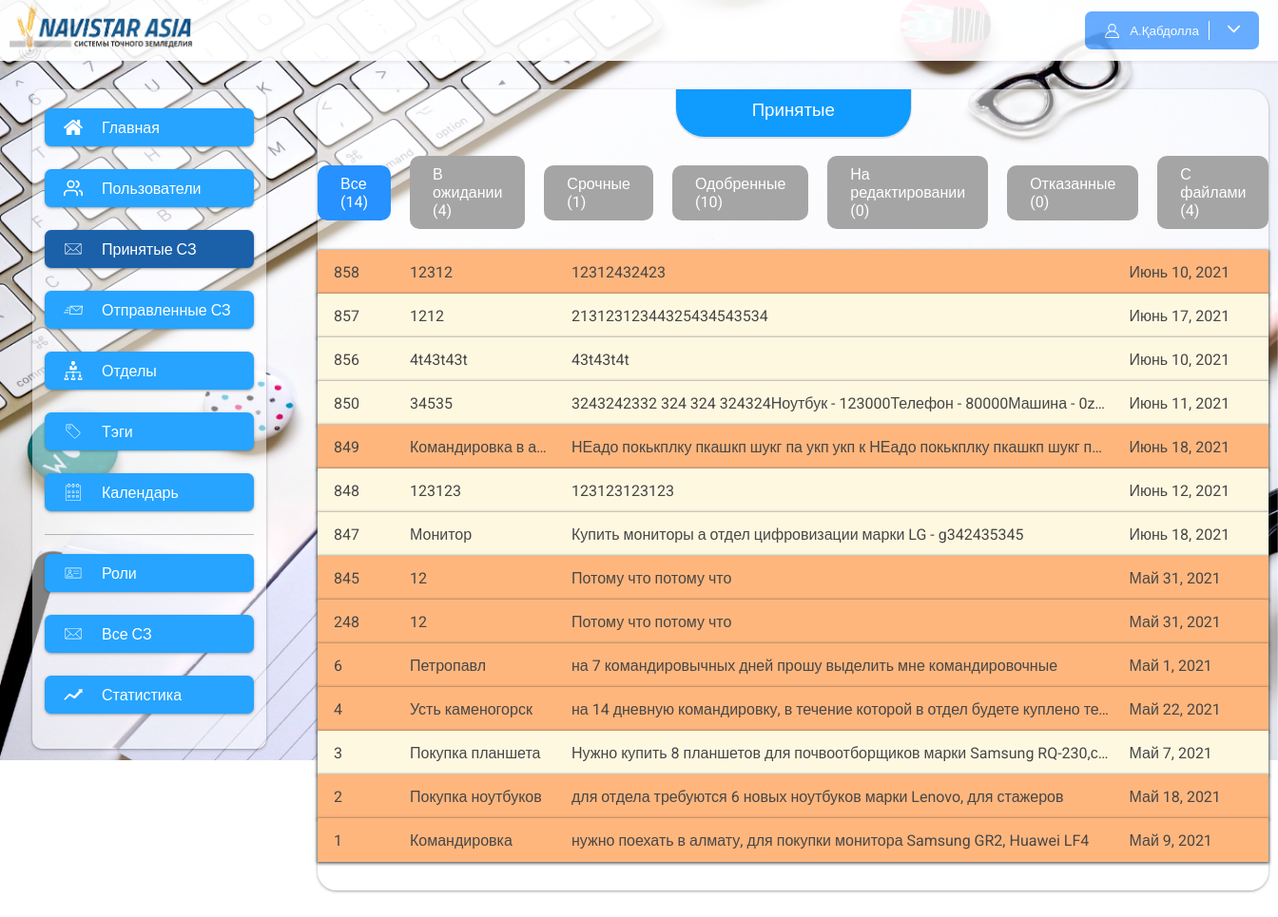
Page /my-notes (signed in) on the earlier database version.
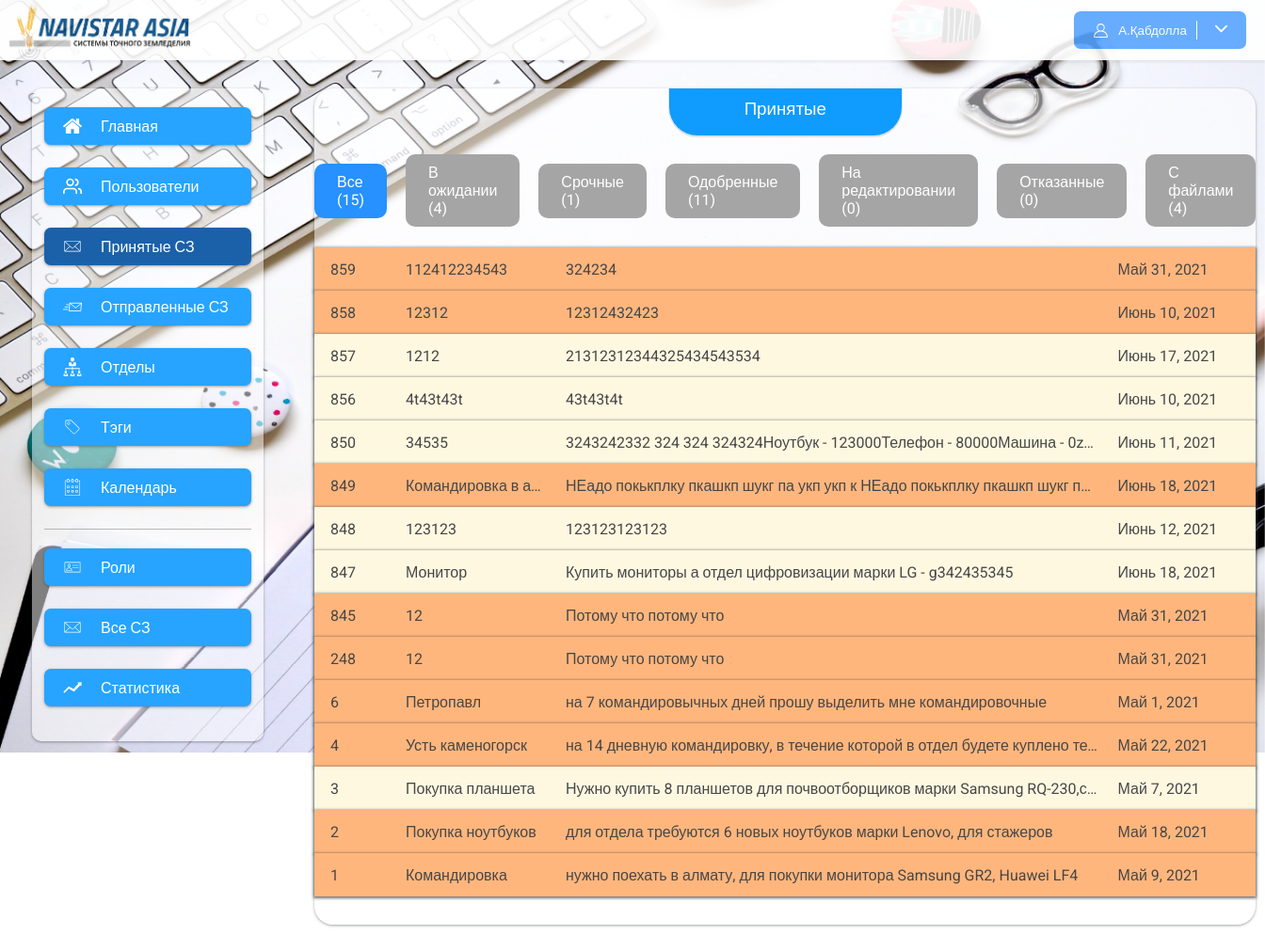
Same page on the later database version.
### app/models.py (models this page shows, shortened)
class NoteUsers(models.Model):
    user = models.ForeignKey(User, on_delete=models.CASCADE, related_name="note")
    note = models.ForeignKey(ServiceNote, on_delete=models.CASCADE, related_name="users")
    index = models.IntegerField(null=True, blank=True)
    comment = models.TextField(null=True, blank=True)
    status = models.CharField(max_length=200,choices=statuses, null=True, blank=True)
    date_create = models.DateTimeField(auto_now=True, null=True, blank=True)
    is_read = models.BooleanField(default=False)
    date_read = models.DateTimeField(null=True, blank=True)
    class Meta:
        verbose_name = "Подписывающий"
        verbose_name_plural = "Подписывающие"

class ServiceNote(models.Model):
    user = models.ForeignKey(User, null=True, blank=True, on_delete=models.CASCADE, related_name="notes")
    number = models.IntegerField(null=True, blank=True)
    title = models.CharField(max_length=120)
    text = models.TextField()
    summa = models.CharField(max_length=200, null=True, blank=True)
    fast = models.BooleanField(default=False)
    date_create = models.DateTimeField(auto_now_add=True)
    date_update = models.DateTimeField(auto_now=True)
    date = models.DateField(null=True, blank=True)
    tags = models.ManyToManyField(Tags, null=True, blank=True, related_name="notes")
    user_index = models.IntegerField(default=1, null=True, blank=True)
    status = models.CharField(max_length=200, choices=statuses, null=True, blank=True)
    class Meta:
        verbose_name = "Служебная записка"
        verbose_name_plural = "Служебные записки"

### app/views.py (the view, shortened to what this page needs)
# urls.py: path("my-notes", my_notes_list, name="my_notes_list"),
@login_required()
def my_notes_list(request):
    notes = NoteUsers.objects.filter(user=request.user).filter(note__user_index__gte=F('index')).order_by('-pk')
    count_all = notes.count()
    count_wait = notes.filter(status=None).count()
    count_fast = notes.filter(status=None).filter(note__fast=True).count()
    count_success = notes.filter(status=success).count()
    count_edit = notes.filter(status=edit).count()
    count_error = notes.filter(status=error).count()
    count_files = notes.filter(~Q(note__files = None)).count()
    return render(request, 'my_notes.html', {"notes": notes,
                                          "count_all": count_all,
                                          "count_wait": count_wait,
                                          "count_fast": count_fast,
                                          "count_success": count_success,
                                          "count_edit": count_edit,
                                          "count_error": count_error,
                                          "count_files": count_files,
                                             })

### app/templatetags/app_tags.py (called while the page is built)
@register.filter(name="htmlToText")
def htmlToText(data):
    if data.startswith("<"):
        text = BS(data)
        return text.get_text()
    else:
        return data

### app/templates/my_notes.html (shortened to what this page needs)
{% extends 'base.html' %}
{% load static %}
{% load app_tags %}
{% block content %}
    <div class="content" style="padding-left:0px; padding-right:0px">
        <h3 class="content_title">
            Принятые
        </h3>
        <div class="note_statuses">
            <a href="{% url 'my_notes_list' %}" class="note_status {% if request.get_full_path == '/my-notes' %}note_status_active{% endif %}">Все ({{ count_all }})</a>
            <a href="?status=wait" class="note_status {% if request.get_full_path == '/my-notes?status=wait' %}note_status_active{% endif %}">В ожидании ({{ count_wait }})</a>
            <a href="?status=fast" class="note_status  {% if request.get_full_path == '/my-notes?status=fast' %}note_status_active{% endif %}">Срочные ({{ count_fast }})</a>
            <a href="?status=success" class="note_status  {% if request.get_full_path == '/my-notes?status=success' %}note_status_active{% endif %}">Одобренные ({{ count_success }})</a>
            <a href="?status=edit" class="note_status  {% if request.get_full_path == '/my-notes?status=edit' %}note_status_active{% endif %}">На редактировании ({{ count_edit }})</a>
            <a href="?status=error" class="note_status  {% if request.get_full_path == '/my-notes?status=error' %}note_status_active{% endif %}">Отказанные ({{ count_error }})</a>
            <a href="?status=files" class="note_status  {% if request.get_full_path == '/my-notes?status=files' %}note_status_active{% endif %}">С файлами ({{ count_files }})</a>
        </div>
        <div class="flex_notes">
        {% for note in notes %}
        <a href="{% url 'my_note_detail' note.note.pk %}" class="flex_note {% if note.note.fast %}fast_note{% endif %}">
            <div class="note_number">{{ note.note.number }}</div>
            <div class="note_title">{{ note.note.title }}</div>
            <div class="note_text">{{ note.note.text|htmlToText }}</div>
            <div class="note_date">{{ note.note.date }}</div>
        </a>
        {% empty %}
        <span class="not_found">Служебные записки не найдены</span>
        {% endfor %}
    </div>
    </div>
{% endblock %}

Differences in the rows shown:
added NoteUsers: note.number "859", note "112412234543", note.text|htmlToText "324234", note "Май 31, 2021"
Other differences:
{{ count_all }}: "14" → "15"
{{ count_success }}: "10" → "11"
